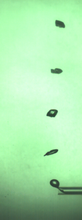
%> input picture 5_0.1_25.5_(1~100)/ImgA000001.tif, 82 x 220 px, shrunk from 300 x 800 before the run
$ octave 'bubble_ellipse detection.m'   (GNU Octave 9; MATLAB toolbox functions it lacks are replaced by stand-ins)
%> lines starting %> are read from the running program, lines starting %| are printed output that depends on the picture; in (x1, y1, x2, y2) boxes, pixels count from 0 and x2, y2 are one past the last pixel; in counts of white or black regions, pixels touching at a corner belong together; the program's own positions count from 1

clc
clear all
close all
I = imread('ImgA000001.tif');
%> I is the input picture: size 220x82x3 uint8; mean R, G, B 171, 230.8, 175
[m,n,L] = size(I);        %
%> m = 220; n = 82; L = 3
if L>1
    I = rgb2gray(I);
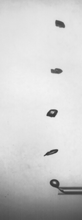
%> I: size 220x82 uint8; min 49, max 242, mean 206.6
end
BW1 = edge(I,'sobel');    %
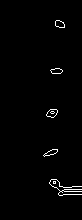
%> BW1: size 220x82 logical; 1.3% white in thin lines or dots, all inside (x1, y1, x2, y2) = (43, 20, 82, 196)

figure(1)
subplot(121)
imshow(BW1); title('????');
se = strel('square',2);
BW=imdilate(BW1,se);    %
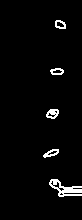
%> BW: size 220x82 logical; 3% white in thin lines or dots, all inside (x1, y1, x2, y2) = (43, 20, 82, 197)

hough_circle=zeros(m,n,3);
[Limage, num] = bwlabel(BW,8);   %
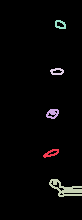
%> Limage: size 220x82 double; 6 distinct labels, from 0 to 5; one colour per label, 0 black
%> num = 5


%> (the run ends here)
